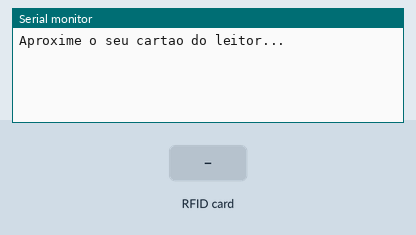
This sketch was run on a simulated Arduino Uno, built with avr-gcc and run on an emulated ATmega328P. On the bench: the last lines printed to the serial monitor. The inputs (shaded band) are chosen by the test bench.

Above: at 1.2 s.
1.3 s: RFID card A3 42 BA A9 held to the reader
At 2.4 s:
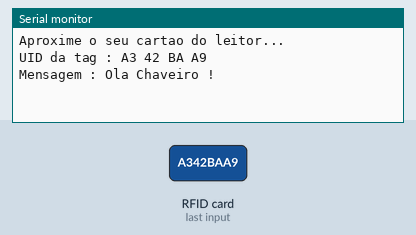
2.8 s: RFID card D4 28 5E 74 held to the reader
At 3.9 s:
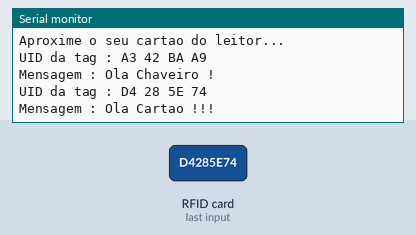
4.3 s: RFID card 5E 7A 19 C4 held to the reader
At 5.3 s:
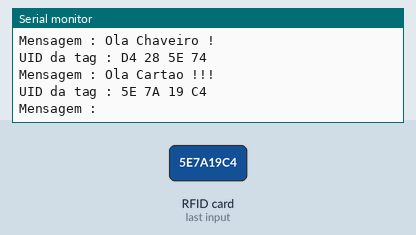

The sketch:

rfid_uno.ino
```cpp
#include <SPI.h>
#include <MFRC522.h>

#define SS_PIN 10
#define RST_PIN 9
MFRC522 mfrc522(SS_PIN, RST_PIN);   // Create MFRC522 instance.


void setup()
{
  Serial.begin(9600);   // Inicia a serial
  SPI.begin();      // Inicia  SPI bus
  mfrc522.PCD_Init();   // Inicia MFRC522
  Serial.println("Aproxime o seu cartao do leitor...");
  Serial.println();

}

void loop()
{
  // Look for new cards
  if ( ! mfrc522.PICC_IsNewCardPresent())
  {
    return;
  }
  // Select one of the cards
  if ( ! mfrc522.PICC_ReadCardSerial())
  {
    return;
  }
  //Mostra UID na serial
  Serial.print("UID da tag :");
  String conteudo= "";
  byte letra;
  for (byte i = 0; i < mfrc522.uid.size; i++)
  {
     Serial.print(mfrc522.uid.uidByte[i] < 0x10 ? " 0" : " ");
     Serial.print(mfrc522.uid.uidByte[i], HEX);
     conteudo.concat(String(mfrc522.uid.uidByte[i] < 0x10 ? " 0" : " "));
     conteudo.concat(String(mfrc522.uid.uidByte[i], HEX));
  }
  Serial.println();
  Serial.print("Mensagem : ");
  conteudo.toUpperCase();
  if (conteudo.substring(1) == "A3 42 BA A9") //UID 1 - Chaveiro
  {
    Serial.println("Ola Chaveiro !");
    Serial.println();

  }

  if (conteudo.substring(1) == "D4 28 5E 74") //UID 2 - Cartao
  {
    Serial.println("Ola Cartao !!!");
    Serial.println();

  }
}
```

Measured:
- after the input at 1.3 s, the serial monitor: prints a new line at once (image 1)
- after the input at 2.8 s, the serial monitor: prints a new line at once (image 2)
- after the input at 4.3 s, the serial monitor: prints a new line at once (image 3)
